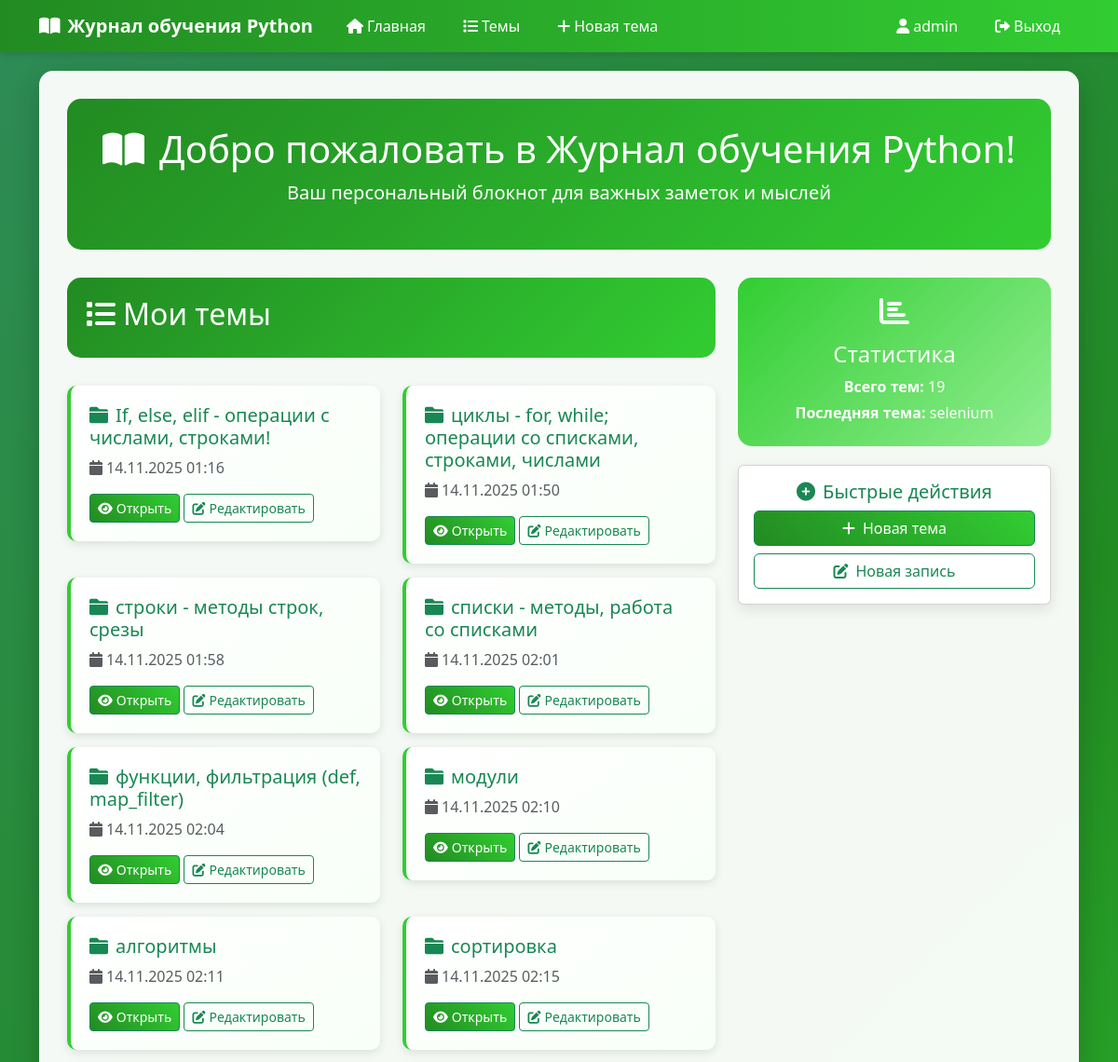
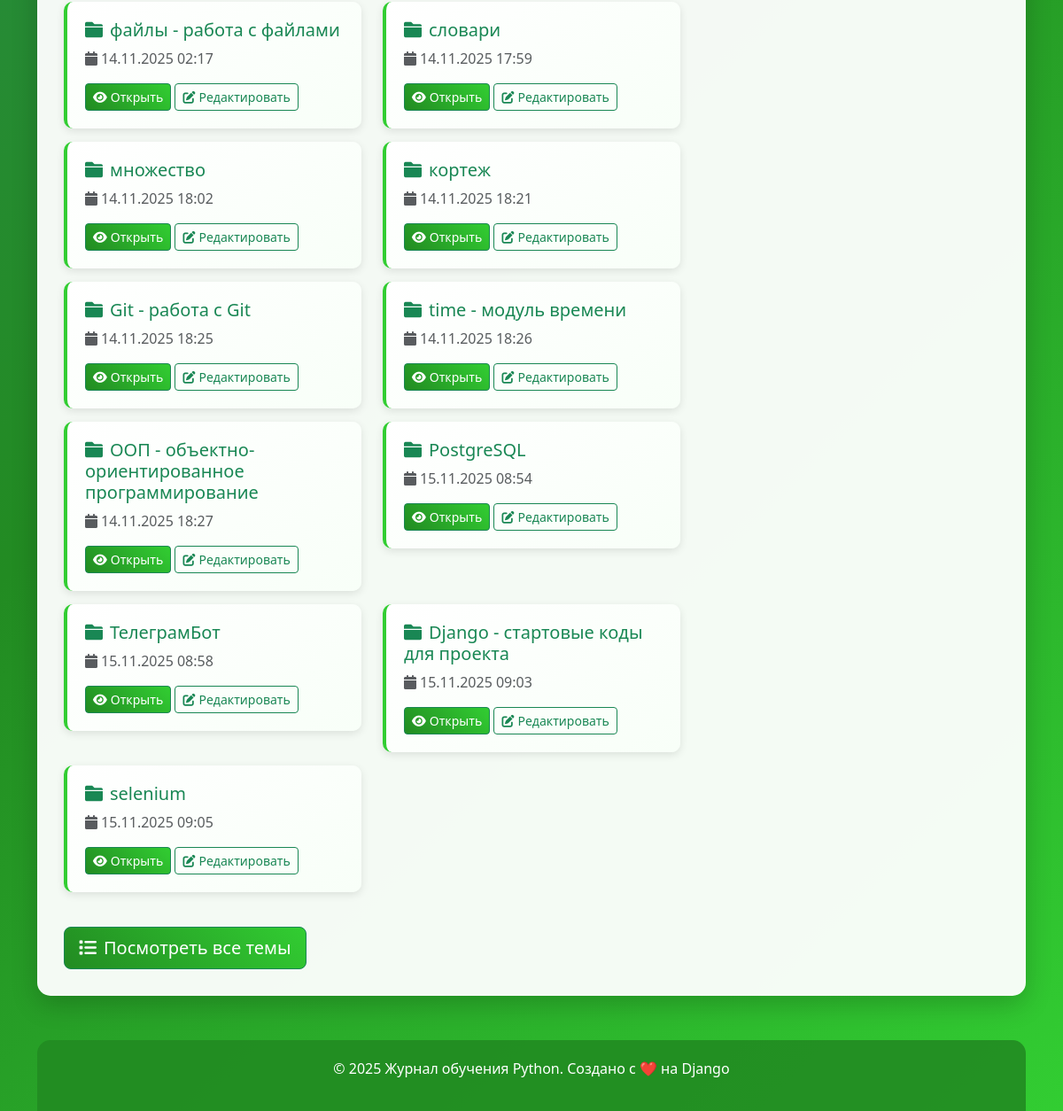
The app's page / (signed in) with its own data (2 pictures, top to bottom).
### journal/models.py (models this page shows, shortened)
class Topic(models.Model):
    text = models.CharField(max_length=200)
    date_added = models.DateTimeField(auto_now_add=True)
    owner = models.ForeignKey(User, on_delete=models.CASCADE)

### journal/views.py (the view)
# urls.py: path('', views.index, name='index'),
def index(request):
    topics = Topic.objects.filter(owner=request.user).order_by('date_added') if request.user.is_authenticated else Topic.objects.none()
    return render(request, 'journal/index.html', {'topics': topics})

### templates/journal/index.html (shortened to what this page needs)
{% extends "base.html" %}
{% block content %}
<div class="welcome-section">
    <h1><i class="fas fa-book-open me-3"></i>Добро пожаловать в Журнал обучения Python!</h1>
    <p class="lead">Ваш персональный блокнот для важных заметок и мыслей</p>
</div>
{% if user.is_authenticated %}
<div class="row">
    <div class="col-md-8">
        <div class="page-header">
            <h2><i class="fas fa-list me-2"></i>Мои темы</h2>
        </div>
        {% if topics %}
        <div class="row">
            {% for topic in topics %}
            <div class="col-md-6">
                <div class="topic-item">
                    <h5 class="text-success">
                        <i class="fas fa-folder me-2"></i>{{ topic.text }}
                    </h5>
                    <p class="text-muted">
                        <i class="fas fa-calendar me-1"></i>{{ topic.date_added|date:"d.m.Y H:i" }}
                    </p>
                    <a href="{% url 'journal:topic' topic.id %}" class="btn btn-success btn-sm">
                        <i class="fas fa-eye me-1"></i>Открыть
                    </a>
                    <a href="{% url 'journal:edit_topic' topic.id %}" class="btn btn-outline-success btn-sm">
                        <i class="fas fa-edit me-1"></i>Редактировать
                    </a>
                </div>
            </div>
            {% endfor %}
        </div>
        <div class="mt-4">
            <a href="{% url 'journal:topics' %}" class="btn btn-success btn-lg">
                <i class="fas fa-list me-2"></i>Посмотреть все темы
            </a>
        </div>
        {% endif %}
    </div>
    <div class="col-md-4">
        <div class="stats-card">
            <i class="fas fa-chart-bar mb-3" style="font-size: 2rem;"></i>
            <h4>Статистика</h4>
            <p class="mb-1"><strong>Всего тем:</strong> {{ topics.count }}</p>
            {% if topics %}
            <p class="mb-1"><strong>Последняя тема:</strong> {{ topics.last.text|truncatechars:20 }}</p>
            {% endif %}
        </div>
        <div class="card mt-3">
            <div class="card-body text-center">
                <h5 class="card-title text-success">
                    <i class="fas fa-plus-circle me-2"></i>Быстрые действия
                </h5>
                <div class="d-grid gap-2">
                    <a href="{% url 'journal:new_topic' %}" class="btn btn-success">
                        <i class="fas fa-plus me-2"></i>Новая тема
                    </a>
                    {% if topics %}
                    <a href="{% url 'journal:new_entry' topics.0.id %}" class="btn btn-outline-success">
                        <i class="fas fa-edit me-2"></i>Новая запись
                    </a>
                    {% endif %}
                </div>
            </div>
        </div>
    </div>
</div>
{% endif %}
{% endblock %}

### templates/base.html (shortened to what this page needs)
{% load static %}
<!DOCTYPE html>
<html lang="ru">
<head>
   <link href="{% static 'style.css' %}" rel="stylesheet">
    <link href="https://cdn.jsdelivr.net/npm/bootstrap@5.3.0/dist/css/bootstrap.min.css" rel="stylesheet">
    <link href="https://cdnjs.cloudflare.com/ajax/libs/font-awesome/6.0.0/css/all.min.css" rel="stylesheet">
</head>
<body>
    <nav class="navbar navbar-expand-lg navbar-dark">
        <div class="container">
            <a class="navbar-brand" href="{% url 'journal:index' %}">
                <i class="fas fa-book-open me-2"></i>Журнал обучения Python
            </a>
            <div class="collapse navbar-collapse" id="navbarNav">
                <ul class="navbar-nav me-auto">
                    <li class="nav-item">
                        <a class="nav-link" href="{% url 'journal:index' %}">
                            <i class="fas fa-home me-1"></i>Главная
                        </a>
                    </li>
                    <li class="nav-item">
                        <a class="nav-link" href="{% url 'journal:topics' %}">
                            <i class="fas fa-list me-1"></i>Темы
                        </a>
                    </li>
                    {% if user.is_authenticated %}
                    <li class="nav-item">
                        <a class="nav-link" href="{% url 'journal:new_topic' %}">
                            <i class="fas fa-plus me-1"></i>Новая тема
                        </a>
                    </li>
                    {% endif %}
                </ul>
                <ul class="navbar-nav">
                    {% if user.is_authenticated %}
                    <li class="nav-item">
                        <a class="nav-link" href="{% url 'accounts:profile' %}">
                            <i class="fas fa-user me-1"></i>{{ user.username }}
                        </a>
                    </li>
                    <li class="nav-item">
                        <form method="post" action="{% url 'accounts:logout' %}" style="display: inline;">
                            <button type="submit" class="nav-link btn btn-link" style="border: none; background: none; padding: 8px 15px; margin: 0 5px; border-radius: 20px; transition: all 0.3s ease;">
                                <i class="fas fa-sign-out-alt me-1"></i>Выход
                            </button>
                        </form>
                    </li>
                    {% endif %}
                </ul>
            </div>
        </div>
    </nav>
    <div class="container">
        <div class="main-content animate-fade-in">
            {% block content %}{% endblock %}
        </div>
    </div>
    <div class="container">
        <div class="footer">
            <p>&copy; 2025 Журнал обучения Python. Создано с ❤️ на Django</p>
        </div>
    </div>
</body>
</html>

### static/style.css (style rules this page uses)
body { background: linear-gradient(135deg, #2e8b57 0%, #228b22 50%, #32cd32 100%); min-height: 100vh; font-family: 'Arial', sans-serif; }
.navbar { background: linear-gradient(90deg, #228b22 0%, #32cd32 100%); box-shadow: 0 4px 6px rgba(0, 0, 0, 0.1); }
.navbar-brand { font-weight: bold; font-size: 1.5rem; }
.main-content { background: rgba(255, 255, 255, 0.95); border-radius: 15px; box-shadow: 0 10px 30px rgba(0, 0, 0, 0.2); margin-top: 20px; margin-bottom: 20px; padding: 30px; }
.card { border: none; border-radius: 15px; box-shadow: 0 5px 15px rgba(0, 0, 0, 0.1); margin-bottom: 20px; transition: transform 0.3s ease; }
.btn-success { background: linear-gradient(45deg, #228b22, #32cd32); border: none; border-radius: 25px; padding: 10px 20px; font-weight: 500; transition: all 0.3s ease; }
.btn-outline-success { border: 2px solid #32cd32; color: #32cd32; border-radius: 25px; padding: 10px 20px; font-weight: 500; transition: all 0.3s ease; }
.text-success { color: #228b22 !important; }
.navbar-nav .nav-link { color: white !important; font-weight: 500; margin: 0 5px; border-radius: 20px; padding: 8px 15px !important; transition: all 0.3s ease; }
.welcome-section { background: linear-gradient(135deg, #228b22 0%, #32cd32 100%); color: white; border-radius: 15px; padding: 30px; text-align: center; margin-bottom: 30px; }
.stats-card { background: linear-gradient(135deg, #32cd32 0%, #90ee90 100%); color: white; border-radius: 15px; padding: 20px; text-align: center; margin-bottom: 20px; }
.page-header { background: linear-gradient(135deg, #228b22 0%, #32cd32 100%); color: white; border-radius: 15px; padding: 20px; margin-bottom: 30px; }
.footer { background: rgba(34, 139, 34, 0.9); color: white; text-align: center; padding: 20px; margin-top: 50px; border-radius: 15px 15px 0 0; }
.animate-fade-in { animation: fadeIn 0.6s ease-in; }
.topic-item { background: linear-gradient(145deg, #ffffff 0%, #f8fff8 100%); border-radius: 10px; padding: 20px; margin-bottom: 15px; border-left: 4px solid #32cd32; box-shadow: 0 3px 10px rgba(0, 0, 0, 0.1); transition: all 0.3s ease; }
.navbar-nav .nav-link.btn { color: white !important; font-weight: 500; margin: 0 5px; border-radius: 20px; padding: 8px 15px !important; transition: all 0.3s ease; }

### records on screen
Topic: text "If, else, elif - операции с числами, строками!", date_added "14.11.2025 01:16"
Topic: text "циклы - for, while; операции со списками, строками, числами", date_added "14.11.2025 01:50"
Topic: text "строки - методы строк, срезы", date_added "14.11.2025 01:58"
Topic: text "списки - методы, работа со списками", date_added "14.11.2025 02:01"
Topic: text "функции, фильтрация (def, map_filter)", date_added "14.11.2025 02:04"
Topic: text "модули", date_added "14.11.2025 02:10"
Topic: text "алгоритмы", date_added "14.11.2025 02:11"
Topic: text "сортировка", date_added "14.11.2025 02:15"
Topic: text "файлы - работа с файлами", date_added "14.11.2025 02:17"
Topic: text "словари", date_added "14.11.2025 17:59"
Topic: text "множество", date_added "14.11.2025 18:02"
Topic: text "кортеж", date_added "14.11.2025 18:21"
Topic: text "Git - работа с Git", date_added "14.11.2025 18:25"
Topic: text "time - модуль времени", date_added "14.11.2025 18:26"
Topic: text "ООП - объектно-ориентированное программирование", date_added "14.11.2025 18:27"
Topic: text "PostgreSQL", date_added "15.11.2025 08:54"
Topic: text "ТелеграмБот", date_added "15.11.2025 08:58"
Topic: text "Django - стартовые коды для проекта", date_added "15.11.2025 09:03"
Topic: text "selenium", date_added "15.11.2025 09:05", last.text "selenium"

### other values on screen
{{ user.username }} "admin"
{{ topics.count }} "19"
